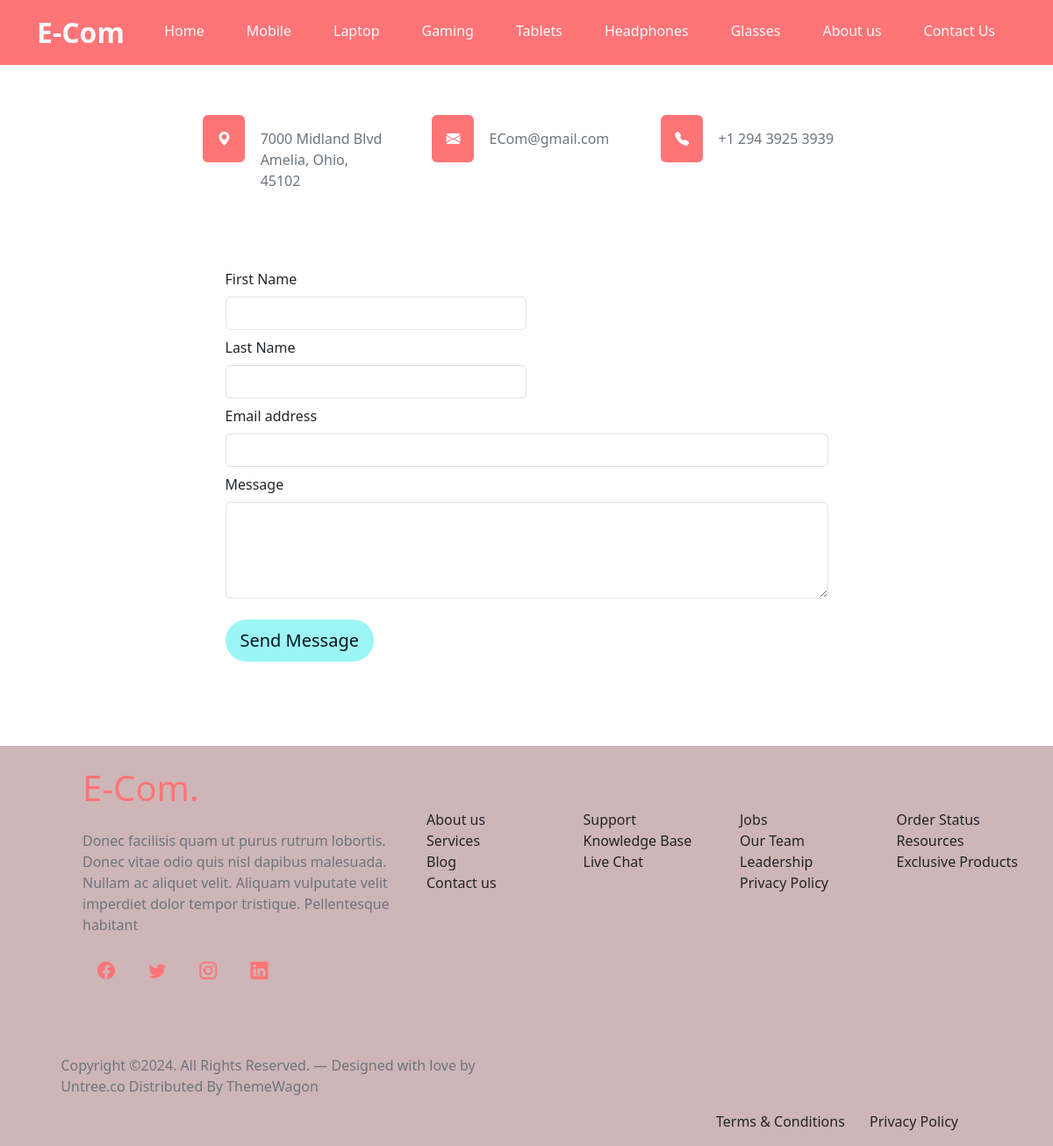
The app's page /contact with its own data.
### myapp/models.py (models this page shows, shortened)
class Category(models.Model):
	name=models.CharField(max_length=100,primary_key=True)

### myapp/views.py (the view)
# urls.py: path("contact",views.getus , name="contact"),
def getus(request):
	if 	request.method=="POST":
		n=request.POST.get('fn')
		l=request.POST.get('ln')
		e=request.POST.get('ea')
		ma=request.POST.get('m')
		y=ContactMe()
		y.FirstName=n
		y.LastName=l
		y.Email=e
		y.Message=ma
		y.save()
		x=Category.objects.all()
		return render(request, 'Contactme.html',{'msg':"Message successfully Sent",'navdata':x})
	else:
		x=Category.objects.all()
		return render(request,'Contactme.html',{'navdata':x})

### Templates/Contactme.html (shortened to what this page needs)
<!DOCTYPE html>
{% load static %}
{% include "Navbar.html" %}
<html>
<head>
<link rel="stylesheet" type="text/css" href="{%static 'css/bootstrap.min.css' %}">
   <link rel="stylesheet" type="text/css" href="{%static 'Main.css' %}">
</head>
<body>
	 <div class="container p-5  ">
  <div class="row w-75 mx-auto justify-content-center mb-4 mt-4">
     <div class="col-md-4">
        <div class="row justify-content-center">
          <div class="col-lg-3">
       <i class="bi bi-geo-alt-fill  p-3 text-white rounded "style="background-color: #ff7477;color:#ff7477 ;"></i>
     </div>
      <div class="col-lg-8">
      <div class="service-contents">
        <p class="text-secondary">7000 Midland Blvd
                                  Amelia, Ohio, 45102 </p>
      </div>
    </div>
  </div>
</div>
      <div class="col-md-4">
        <div class="row justify-content-center">
          <div class="col-lg-3">
        <i class="bi bi-envelope-fill bgter p-3 text-white rounded "style="background-color: #ff7477;color:#ff7477 ;"></i>
      </div>
        <div class="col-lg-8">
        <div class="service-contents">
                      <p class="text-secondary">ECom@gmail.com</p>
                    </div>
                  </div>
                </div>
              </div>
      <div class="col-md-4">
        <div class="row justify-content-center">
      <div class="col-lg-3">
        <i class="bi bi-telephone-fill bgter p-3 text-white rounded "style="background-color: #ff7477;color:#ff7477 ;"></i></div>
        <div class="col-lg-8">
        <div class="service-contents">
                      <p class="text-secondary">+1 294 3925 3939</p></div></div></div>
  </div>
</div>
  <div class="container w-75 p-5">
  <div class="row ">
    <form method="POST" action="">
    <div class="col-md-6">
          <div class="mb-2">
      <label for="exampleFormControlInput1" class="form-label">First Name</label>
      <input type="text" class="form-control" id="exampleFormControlInput1" name="fn" >
    </div>
    </div>
    <div class="col-md-6">
      <div class="mb-2">
  <label for="exampleFormControlInput1" class="form-label">Last Name</label>
  <input type="text" class="form-control" id="exampleFormControlInput1" name="ln">
</div>
    </div>
  </div>
  <div>
    <div class="mb-2">
      <label for="exampleFormControlInput1" class="form-label">Email address</label>
      <input type="email" class="form-control" id="exampleFormControlInput1" name="ea">
    </div>
  </div>
  <div>
    <div class="mb-2">
  <label for="exampleFormControlTextarea1" class="form-label">Message</label>
  <textarea class="form-control" id="exampleFormControlTextarea1" rows="4" name="m"></textarea>
</div>
  </div>
  <div class="mt-4">
    <button class="btn  btn-lg  rounded-pill" style="background-color:#9cf6f6;color: #0a141b;" type="submit">Send Message</button>
  </div>
</div>
</div>
{% include "Footer.html" %}
</body>
</html>

### Templates/Navbar.html (shortened to what this page needs)
<!DOCTYPE html>
{% load static %}
<html>
<head>
<link rel="stylesheet" type="text/css" href="{%static 'css/bootstrap.min.css' %}">
   <link rel="stylesheet" type="text/css" href="{%static 'Main.css' %}">
</head>
<body>
  <nav class="navbar navbar-expand-lg " style="background-color: #ff7477;">
  <div class="container">
    <a class="navbar-brand text-light fs-2 fw-bold" href="#">E-Com</a>
    <div class="collapse navbar-collapse" id="navbarSupportedContent">
      <ul class="navbar-nav ms-auto mb-2 mb-lg-1">
        <li class="nav-item px-3">
          <a class="nav-link text-light " aria-current="page" href="{% url 'index' %}">Home</a>
        </li>
        {% for i in navdata %}
        <li class="nav-item px-3">
          <a class="nav-link text-light "aria-current="page" href="{% url 'Prec' name=i.name %}">{{i.name}}</a>
        </li>
        {% endfor %}
        <li class="nav-item px-3">
          <a class="nav-link text-light " href="#" aria-current="page">
            About us
          </a>
        </li>
         <li class="nav-item px-3">
          <a class="nav-link active text-light" href="#"  aria-current="page">Contact Us</a>
        </li>
      </ul>
    </div>
  </div>
</nav>
</body>
</html>

### records on screen
Category: name "Mobile"
Category: name "Laptop"
Category: name "Gaming"
Category: name "Tablets"
Category: name "Headphones"
Category: name "Glasses"
